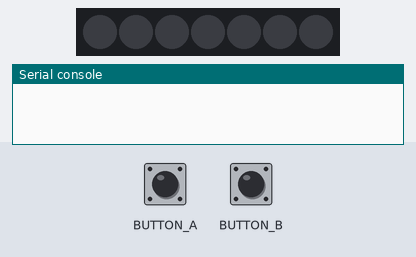
The program below on a simulated Circuit Playground running CircuitPython. On the bench: 7 RGB LEDs in strip order, left to right, the last lines printed to the serial console. Inputs (shaded band) come from the test bench.

Above: at 1.2 s.
1.3 s: button A pressed for 0.15 s
At 2.6 s:
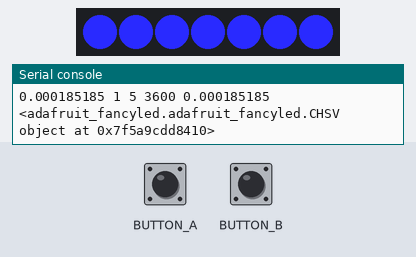
4.4 s: button B pressed for 0.15 s
At 6.2 s:
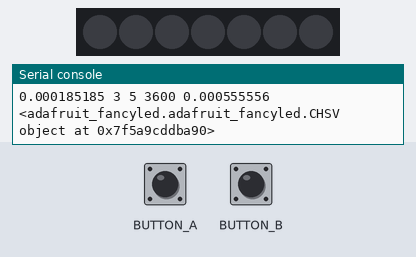
6.8 s: button A pressed for 1 s
At 8.3 s:
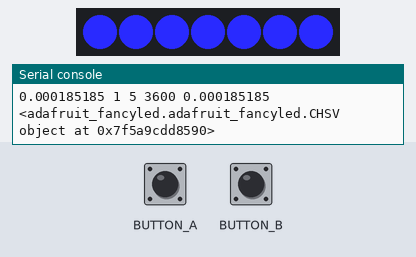
10.8 s: button B pressed for 1 s
At 11.9 s:
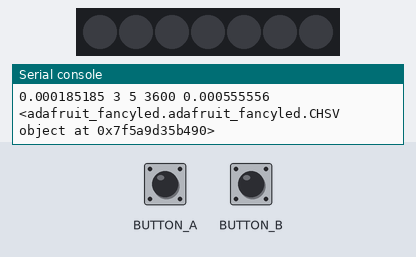
13.3 s: button A pressed for 0.15 s
At 15.3 s:
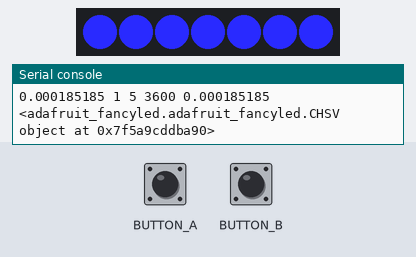
Timing chart, 0 to 17.4 s (numbered marks = the images above; inputs shaded):
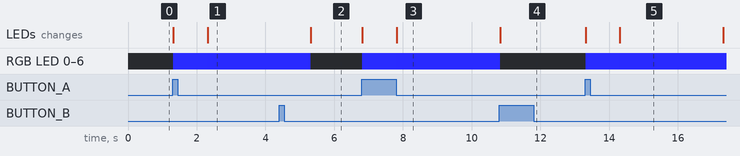

Measured:
- after the input at 1.3 s, RGB LED 0–6: off → RGB(41, 43, 255) at once, → RGB(41, 42, 255) 1.0 s later; the LEDs: first change at once (image 1 shows a later state)
- after the input at 4.4 s, the LEDs: change after 0.92 s (image 2)
- after the input at 6.8 s, RGB LED 0–6: off → RGB(41, 43, 255) at once, → RGB(41, 42, 255) 1.0 s later; the LEDs: first change at once (image 3 shows a later state)
- after the input at 10.8 s, the LEDs: change at once (image 4)
- after the input at 13.3 s, RGB LED 0–6: off → RGB(41, 43, 255) at once, → RGB(41, 42, 255) 1.0 s later, → RGB(40, 42, 255) 3.0 s later; the LEDs: first change at once (image 5 shows a later state)

The program:

adafruit_express.py
```python
# adapted from adafruit

import asyncio
import board
import neopixel
import time
from adafruit_circuitplayground import cp
import adafruit_fancyled.adafruit_fancyled as fancy

pixel_pin = board.A3
num_pixels = 7
order = neopixel.GRBW

pixels = neopixel.NeoPixel(pixel_pin, num_pixels, brightness=1.0, auto_write=False, pixel_order=order)

class Controls:
    """
    provides color palattes which can be used by button-presses

    allows to choose a palette and sets various controls to describe the state.
    """
    palette_evening = [fancy.CHSV(170, 125,255),  # blue
            fancy.CHSV(213,255,255),    #pink
            fancy.CHSV(255,255,255),    # red
            fancy.CHSV(255,255,0),      # dark-red, off
            fancy.CHSV(0,0,0),
    ]
    palette_rainbow = [fancy.CHSV(1,255,255),
                       fancy.CHSV(125,255,255),
                       fancy.CHSV(240,255,255),
                       ]

    def __init__(self):
        self.running = False
        self.on = False
        self.turn_off = True
        self.N = 60*60
        self.delay = 1.0 # 1 second for 1 hour
        self.set_palette()


    def set_palette(self, palette = 'evening'):
        if palette == 'rainbow':
            self.palette = self.palette_rainbow
        else:
            self.palette = self.palette_evening
        self.NP = len(self.palette)


async def rainbow_cycle(controls):
    """
    cycle trough the defined color palatte in controls.
    """
    while True:
        if controls.running and controls.on: # should do something
            steps = 2/(3*controls.N) #*(2/controls.NP)
            for j in range(controls.N):
                offset = steps *j
                if not controls.on:
                    break;
                color1 = fancy.palette_lookup(controls.palette,offset)
                color = fancy.gamma_adjust(color1)
                print(steps, j, controls.NP, controls.N, offset, color1)
                rgbw = [int(color.red*255), int(color.green*255), int(color.blue*255), 0]
                pixels.fill(rgbw)
                pixels.show()
                await asyncio.sleep(controls.delay)
            controls.on = False
            controls.turn_off = True
        controls.on = False
        if controls.turn_off:
            pixels.fill((0,0,0,0))
            pixels.show()
        await asyncio.sleep(0.01)

async def monitor_buttons(cp, controls):
    """Monitor buttons that reverse direction and change animation speed.
    Assume buttons are active low.
    """
    lastclick = time.monotonic()
    debounce = 0.1
    double = 2.0
    prevA = False
    prevB = False
    palette = 'evening'

    while True:
        currentclick = time.monotonic()
        dt_click = currentclick - lastclick
        if cp.button_a:
            if dt_click > debounce:
                controls.running = True
                controls.on = True
                lastclick = currentclick
        if cp.button_b:
            if dt_click > debounce:
                if palette == 'evening':
                    palette = 'rainbow'
                    controls.turn_off = False
                else:
                    palette = 'evening'
                    controls.turn_off = True
                controls.set_palette(palette)
                controls.on = False
                controls.running = False
                lastclick = currentclick
        await asyncio.sleep(0.01)


async def main():
    controls = Controls()

    buttons_task = asyncio.create_task(monitor_buttons(cp, controls))
    animation_task = asyncio.create_task(rainbow_cycle(controls))

    # This will run forever, because no tasks ever finish.
    await asyncio.gather(buttons_task, animation_task)


asyncio.run(main())
```
